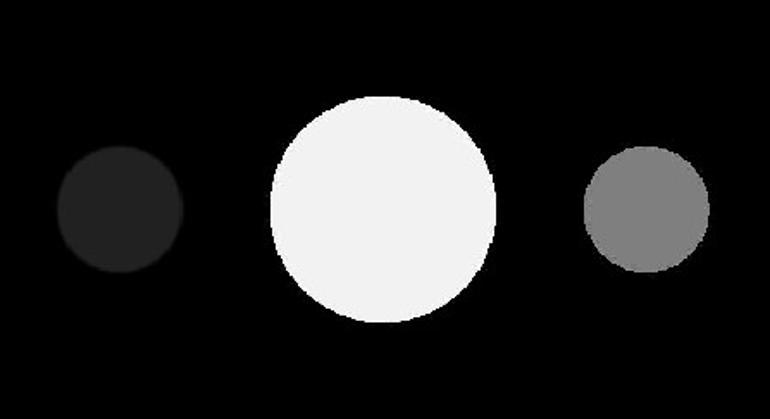
#> input picture Detecting_Edges_and_Shapes/images/circles.jpg, 770 x 419 px
$ jupyter execute Example_1.ipynb   (older library calls are emulated)
#> lines starting #> are read from the running program, lines starting #| are printed output that depends on the picture; after the words box and inside, x2 and y2 are one past the last pixel; in counts of white or black regions, pixels touching at a corner belong together
# Detecting edges

[cell 1]
import cv2
import matplotlib.pyplot as plt
import numpy as np
from skimage import filters

[cell 2]
circles = cv2.imread("./images/circles.jpg", cv2.IMREAD_GRAYSCALE)
#> circles is the input picture: shape (419, 770); min 0, max 255, mean 36.6

plt.imshow(circles, cmap='gray')
plt.title("Grayscale")
plt.axis('off')
plt.show()

We can locate the edges of well-defined objects in a grayscale image by calling the [sobel()](https://scikit-image.org/docs/stable/api/skimage.filters.html#sobel) function and applying a [threshold](https://docs.opencv.org/4.x/d7/d1b/group__imgproc__misc.html#gae8a4a146d1ca78c626a53577199e9c57).

[cell 3]
circles_edge = filters.sobel(circles)
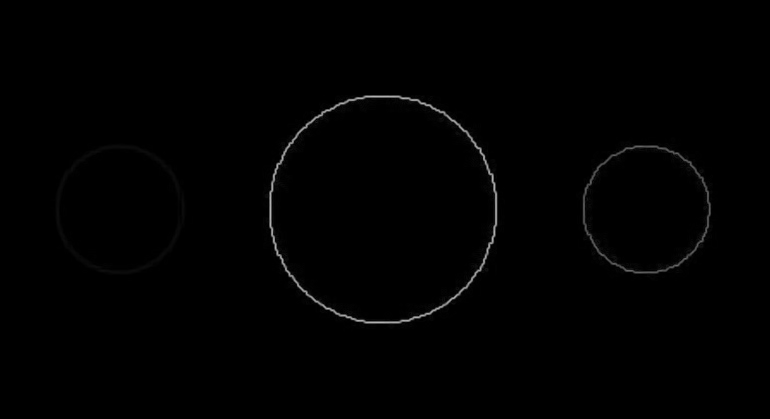
#> circles_edge: shape (419, 770) float64; min 0, max 0.707, mean 0.00507
circles_edge = circles_edge / circles_edge.max() * 255
thresh, circles_edge = cv2.threshold(circles_edge.astype(np.uint8), 127, 255, cv2.THRESH_OTSU)
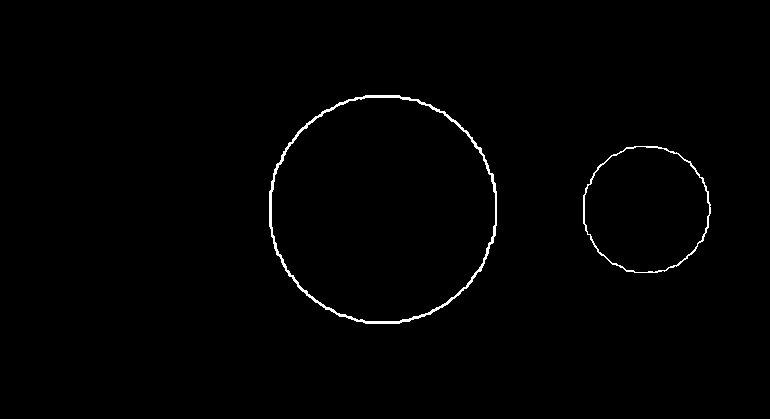
#> circles_edge: shape (419, 770); 0.84% white in thin lines or dots, all inside (x1, y1, x2, y2) = (269, 95, 711, 324)
#> thresh = 75

plt.imshow(circles_edge, cmap='gray')
plt.title("Edges")
plt.axis('off')
plt.show()

The edges of two circles were identified, but the boundary of the third faint circle was missed due to low contrast. We can lower the detection threshold to capture the boundary of the third circle.

[cell 4]
circles_edge = filters.sobel(circles)
circles_edge = circles_edge / circles_edge.max() * 255
_, circles_edge = cv2.threshold(circles_edge.astype(np.uint8), thresh * 0.15, 255, cv2.THRESH_BINARY)
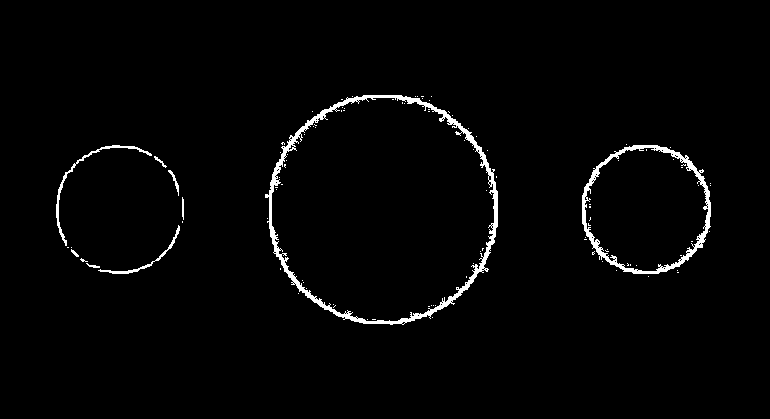
#> circles_edge: shape (419, 770); 2% white; 102 white regions (93 under 20 px), largest, box (x1, y1, x2, y2) and area: (265, 95, 498, 325) 3528, (582, 145, 711, 274) 1904, (56, 145, 152, 246) 441

plt.imshow(circles_edge, cmap='gray')
plt.title("Edges")
plt.axis('off')
plt.show()

The edges of the third circle were found but are a bit broken up. Another way to tune the detection is to select a different edge detection algorithm.

[cell 5]
def LoG_edge_detection(image, laplacian_ksize):
    # Remove noise by blurring with a Gaussian filter
#> called with laplacian_ksize = 5
    image = cv2.GaussianBlur(image, (3, 3), 0)

    # Apply Laplace function
    image = cv2.Laplacian(image, ddepth=cv2.CV_16S, ksize=laplacian_ksize)
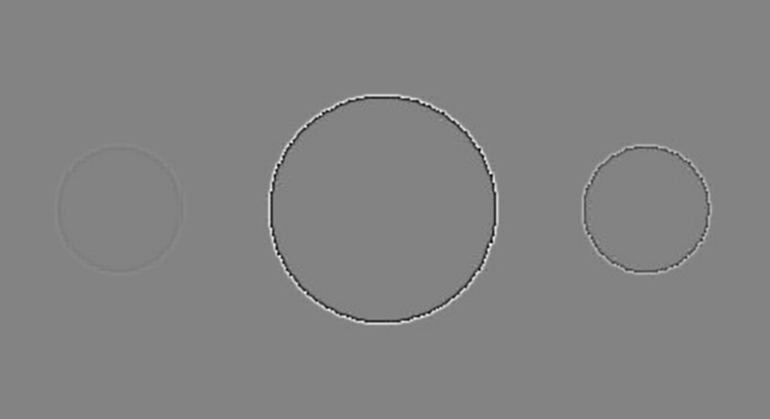
#> image: shape (419, 770) int16; min -4042, max 3824, mean 0; drawn with min black and max white

    # Converting back to uint8
    image = cv2.convertScaleAbs(image)
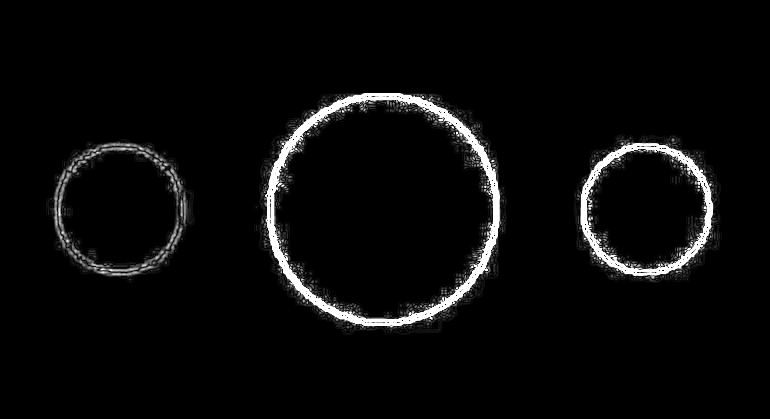
#> image: shape (419, 770); min 0, max 255, mean 10.1

    # Image Thresholding
    _, image = cv2.threshold(circles_edge, 127, 255, cv2.THRESH_OTSU)

    return image

$ run again, with Detecting_Edges_and_Shapes/images/blueberries_BW.jpg copied over Detecting_Edges_and_Shapes/images/circles.jpg
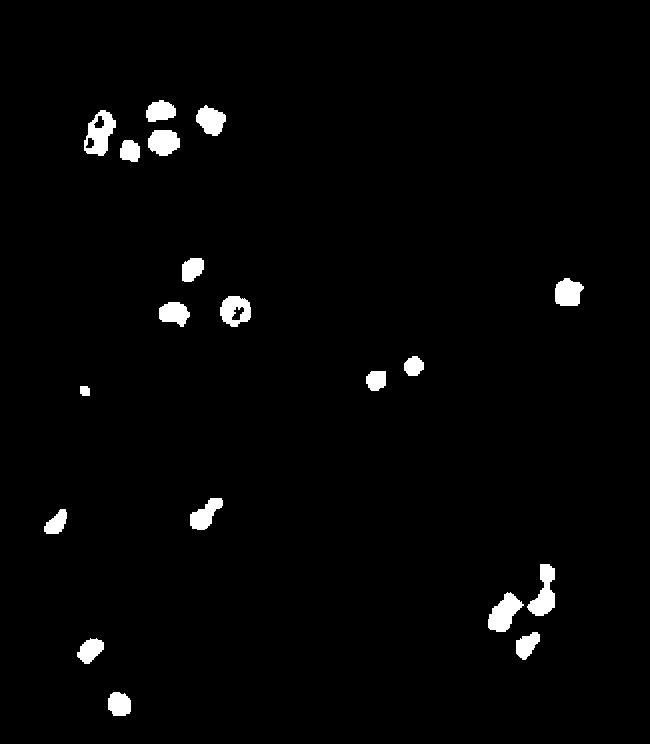
#> input picture Detecting_Edges_and_Shapes/images/blueberries_BW.jpg, 650 x 744 px
#> circles is the input picture: shape (744, 650); min 0, max 255, mean 5.2
#> `thresh, circles_edge = cv2.threshold(circles_edge.astype(np.uint8), 12..`:
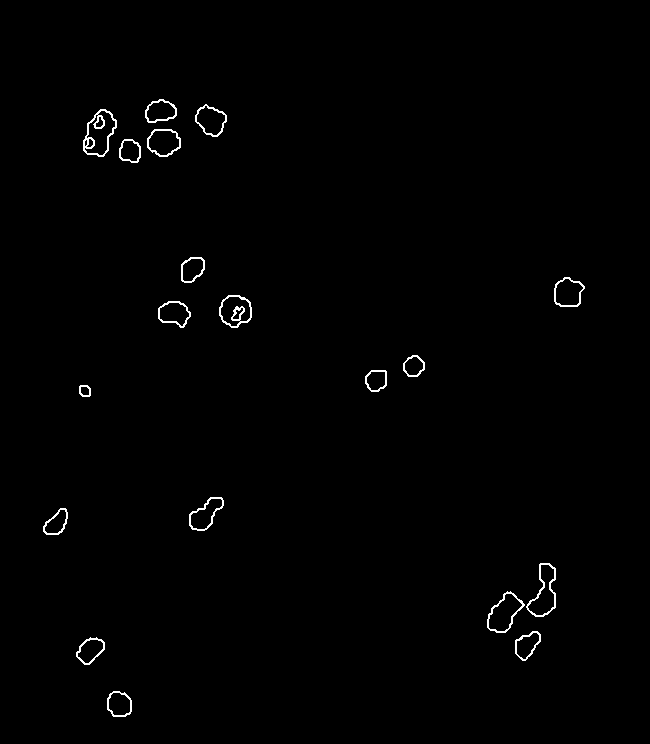
#> circles_edge: shape (744, 650); 0.76% white in thin lines or dots, all inside (x1, y1, x2, y2) = (43, 99, 585, 717)
#> thresh = 90
#> in LoG_edge_detection, `image = cv2.convertScaleAbs(image)`:
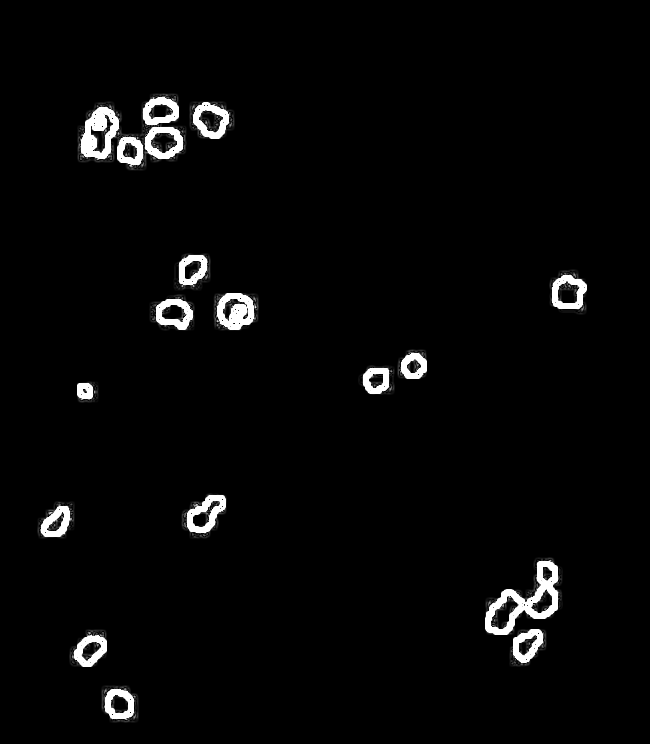
#> image: shape (744, 650); min 0, max 255, mean 7

$ run again, with Detecting_Edges_and_Shapes/images/lanes.jpg copied over Detecting_Edges_and_Shapes/images/circles.jpg
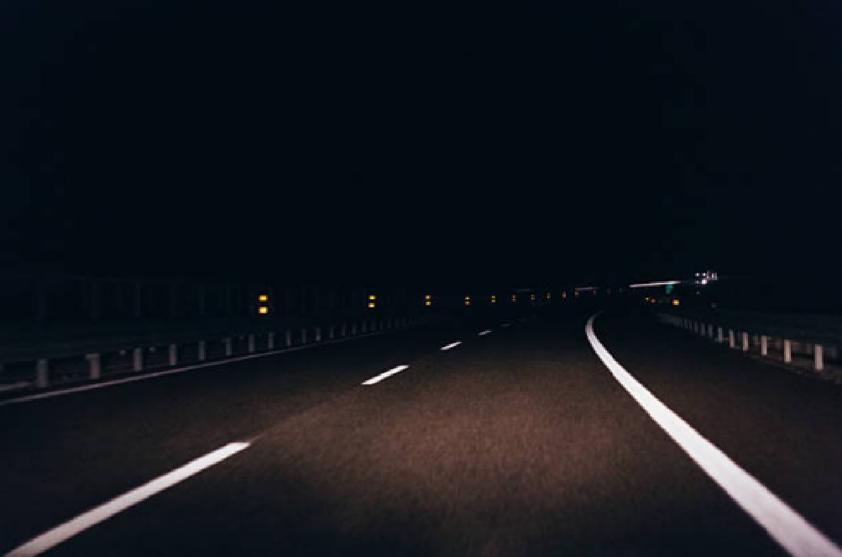
#> input picture Detecting_Edges_and_Shapes/images/lanes.jpg, 842 x 557 px
#> `thresh, circles_edge = cv2.threshold(circles_edge.astype(np.uint8), 12..`:
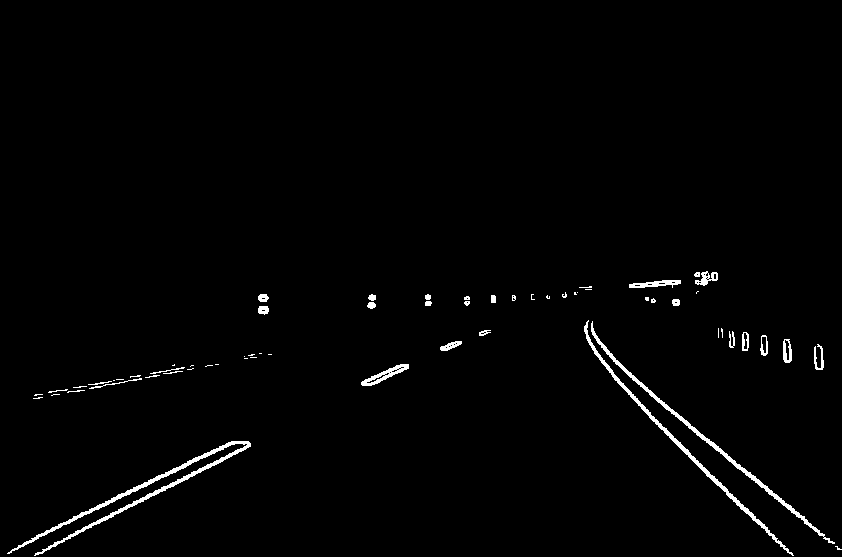
#> circles_edge: shape (557, 842); 1.4% white; 63 white regions (32 under 20 px), largest, box (x1, y1, x2, y2) and area: (7, 441, 251, 556) 1848, (591, 321, 835, 544) 1259, (584, 320, 794, 556) 1198
#> thresh = 49
#> in LoG_edge_detection, `image = cv2.convertScaleAbs(image)`:
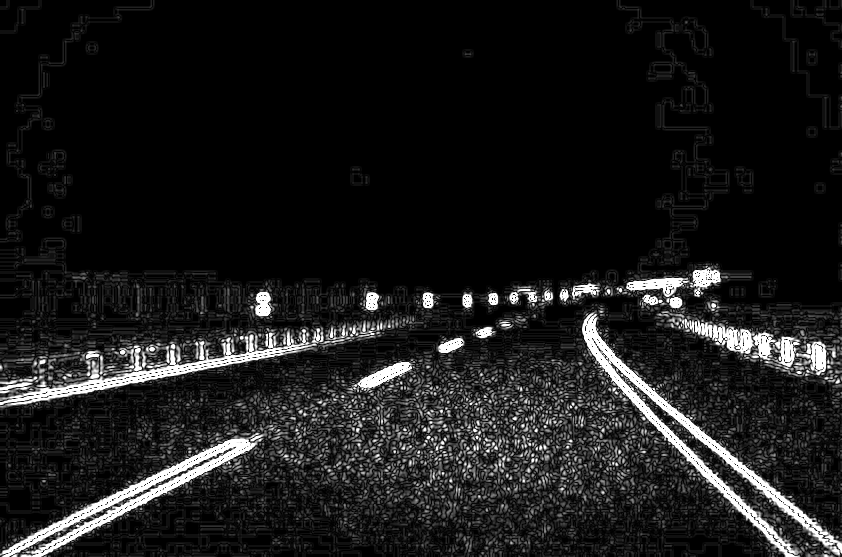
#> image: shape (557, 842); min 0, max 255, mean 26.3
